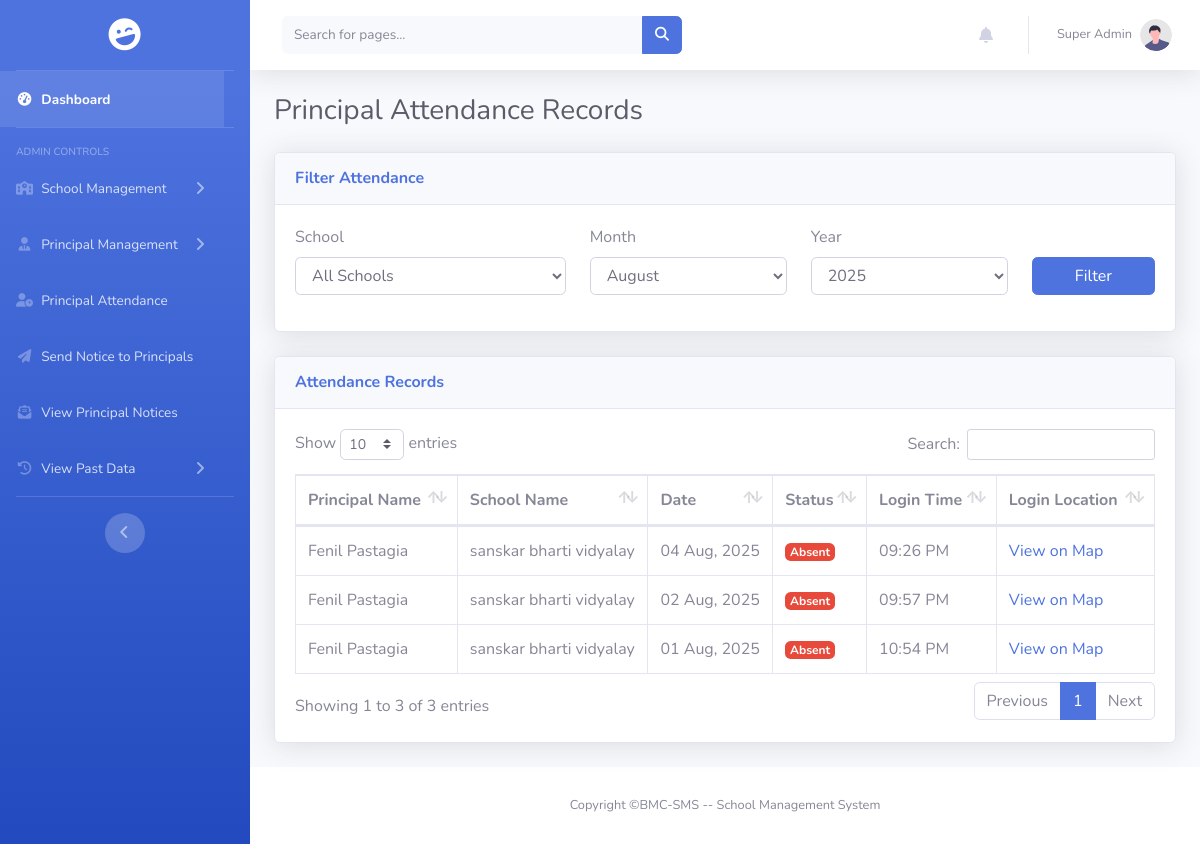
Page /pages/bmc/principal_attendance.php (signed in) on the earlier database version.
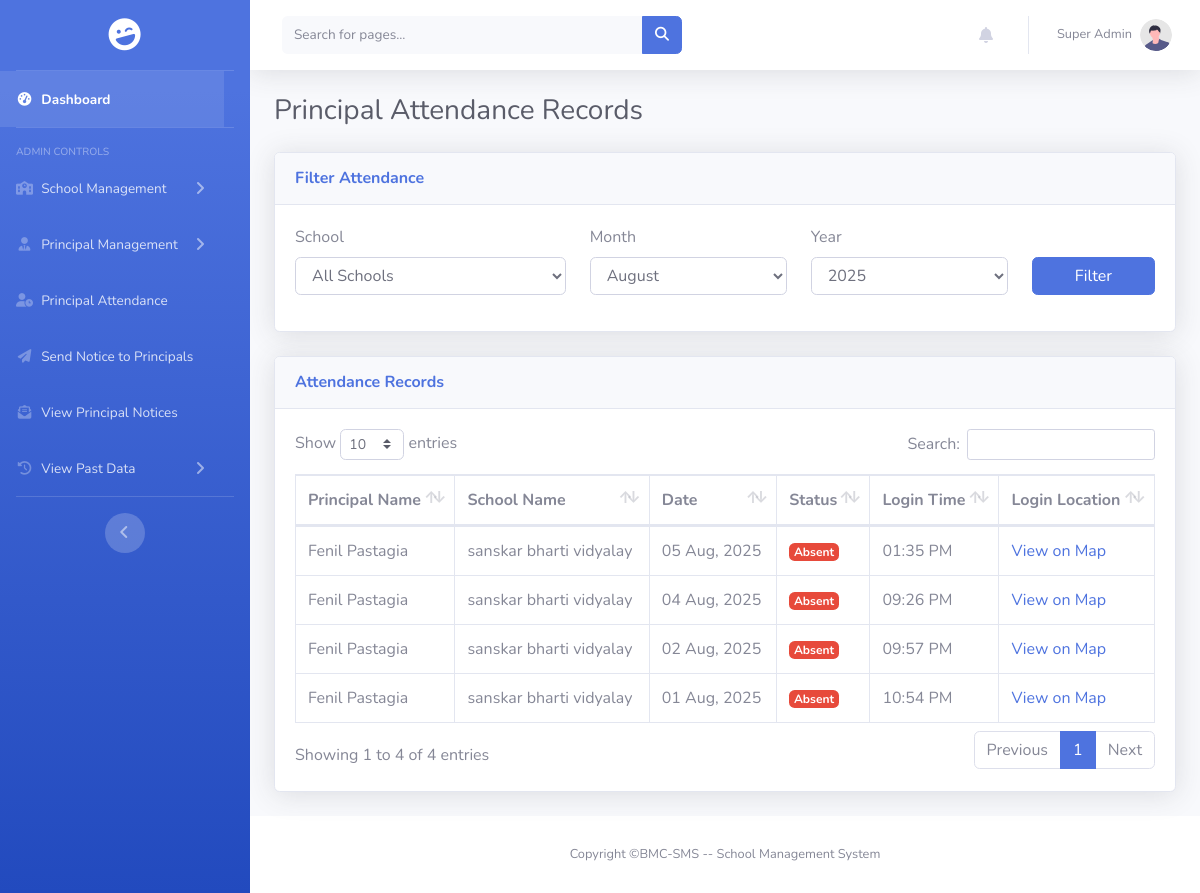
Same page on the later database version.
### tables this page shows
CREATE TABLE `principal_attendance` (
  `id` int(11) NOT NULL,
  `principal_id` int(11) NOT NULL,
  `school_id` int(11) NOT NULL,
  `attendance_date` date NOT NULL,
  `status` enum('Present','Absent') NOT NULL,
  `login_latitude` decimal(10,8) DEFAULT NULL,
  `login_longitude` decimal(11,8) DEFAULT NULL,
  `login_time` time NOT NULL,
  `updated_at` timestamp NOT NULL DEFAULT current_timestamp() ON UPDATE current_timestamp()
);

CREATE TABLE `principal` (
  `id` int(11) NOT NULL,
  `principal_image` varchar(255) DEFAULT NULL,
  `school_id` int(11) DEFAULT NULL,
  `principal_name` varchar(50) DEFAULT NULL,
  `email` varchar(50) NOT NULL,
  `password` varchar(255) NOT NULL,
  `phone` varchar(10) DEFAULT NULL,
  `dob` date DEFAULT NULL,
  `gender` enum('Male','Female','Others') NOT NULL,
  `blood_group` enum('A+','A-','B+','B-','AB+','AB-','O+','O-') NOT NULL,
  `address` text DEFAULT NULL,
  `qualification` varchar(50) DEFAULT NULL,
  `salary` decimal(10,2) DEFAULT NULL,
  `batch` enum('Morning','Evening') DEFAULT NULL
);

CREATE TABLE `school` (
  `id` int(11) NOT NULL,
  `school_logo` varchar(255) DEFAULT NULL,
  `school_name` varchar(100) DEFAULT NULL,
  `email` varchar(50) DEFAULT NULL,
  `phone` varchar(10) DEFAULT NULL,
  `school_opening` date DEFAULT NULL,
  `school_type` enum('Government','Private') DEFAULT NULL,
  `education_board` set('CBSE','State','IGCSE') DEFAULT NULL,
  `school_medium` set('English','Hindi','Regional Language') DEFAULT NULL,
  `school_category` set('Pre-Primary','Primary','Upper Primary','Secondary','Higher Secondary') DEFAULT NULL,
  `address` text DEFAULT NULL,
  `latitude` decimal(10,8) DEFAULT NULL,
  `longitude` decimal(11,8) DEFAULT NULL,
  `passing_percentage` decimal(5,2) NOT NULL DEFAULT 33.00
);

### pages/bmc/principal_attendance.php (the view, shortened to what the rows shown need)
<?php
include_once $_SERVER['DOCUMENT_ROOT'] . '/BMC-SMS/includes/connect.php';
$selected_month = $_GET['month'] ?? date('m');
$selected_year = $_GET['year'] ?? date('Y');
$query = "
    SELECT
        pa.attendance_date,
        pa.status,
        pa.login_time,
        pa.login_latitude,
        pa.login_longitude,
        p.principal_name,
        s.school_name
    FROM principal_attendance pa
    JOIN principal p ON pa.principal_id = p.id
    JOIN school s ON pa.school_id = s.id
    WHERE MONTH(pa.attendance_date) = ? AND YEAR(pa.attendance_date) = ?
";
$params = [$selected_month, $selected_year];
$param_types = "ii";
$query .= " ORDER BY pa.attendance_date DESC, s.school_name ASC";
$stmt = mysqli_prepare($conn, $query);
mysqli_stmt_bind_param($stmt, $param_types, ...$params);
mysqli_stmt_execute($stmt);
$result = mysqli_stmt_get_result($stmt);
$attendance_records = mysqli_fetch_all($result, MYSQLI_ASSOC);
$page_title = "Principal Attendance Records";
?>
<!DOCTYPE html>
<html lang="en">
<head>
    <link rel="stylesheet" href="https://cdnjs.cloudflare.com/ajax/libs/font-awesome/6.5.2/css/all.min.css" />
    <link href="/BMC-SMS/assets/css/sb-admin-2.min.css" rel="stylesheet">
    <link href="/BMC-SMS/assets/vendor/datatables/dataTables.bootstrap4.min.css" rel="stylesheet">
    <link rel="stylesheet" href="../../assets/css/sidebar.css">
    <link rel="stylesheet" href="../../assets/css/scrollbar_hidden.css">
</head>
<body id="page-top">
    <div id="wrapper">
        <div id="content-wrapper" class="d-flex flex-column">
            <div id="content">
                <div class="container-fluid">
                    <h1 class="h3 mb-4 text-gray-800"><?php echo htmlspecialchars($page_title); ?></h1>
                    <div class="card shadow mb-4">
                        <div class="card-body">
                            <div class="table-responsive">
                                <table class="table table-bordered" id="dataTable" width="100%" cellspacing="0">
                                    <thead>
                                        <tr>
                                            <th>Principal Name</th>
                                            <th>School Name</th>
                                            <th>Date</th>
                                            <th>Status</th>
                                            <th>Login Time</th>
                                            <th>Login Location</th>
                                        </tr>
                                    </thead>
                                    <tbody>
                                        <?php if (empty($attendance_records)): ?>
                                        <tr>
                                            <td colspan="6" class="text-center">No attendance records found for the selected filters.</td>
                                        </tr>
                                        <?php else: ?>
                                        <?php foreach ($attendance_records as $record): ?>
                                        <tr>
                                            <td><?php echo htmlspecialchars($record['principal_name']); ?></td>
                                            <td><?php echo htmlspecialchars($record['school_name']); ?></td>
                                            <td><?php echo date('d M, Y', strtotime($record['attendance_date'])); ?></td>
                                            <td>
                                                <?php if ($record['status'] == 'Present'): ?>
                                                <span class="badge badge-success">Present</span>
                                                <?php else: ?>
                                                <span class="badge badge-danger">Absent</span>
                                                <?php endif; ?>
                                            </td>
                                            <td><?php echo date('h:i A', strtotime($record['login_time'])); ?></td>
                                            <td>
                                                <?php if ($record['login_latitude'] && $record['login_longitude']): ?>
                                                <a href="https://www.google.com/maps?q=<?php echo htmlspecialchars($record['login_latitude']); ?>,<?php echo htmlspecialchars($record['login_longitude']); ?>" target="_blank">View on Map</a>
                                                <?php else: ?>
                                                N/A
                                                <?php endif; ?>
                                            </td>
                                        </tr>
                                        <?php endforeach; ?>
                                        <?php endif; ?>
                                    </tbody>
                                </table>
                            </div>
                        </div>
                    </div>
                </div>
            </div>
        </div>
    </div>
</body>
</html>

Differences in the rows shown:
added principal_attendance: principal.principal_name "Fenil Pastagia", school.school_name "sanskar bharti vidyalay", attendance_date "05 Aug, 2025", status "Absent", login_time "01:35 PM"
Other differences:
text written by a page script: "Show entries Search: Showing 1 to 3 of 3 entries Previous 1 Next" → "Show entries Search: Showing 1 to 4 of 4 entries Previous 1 Next"
